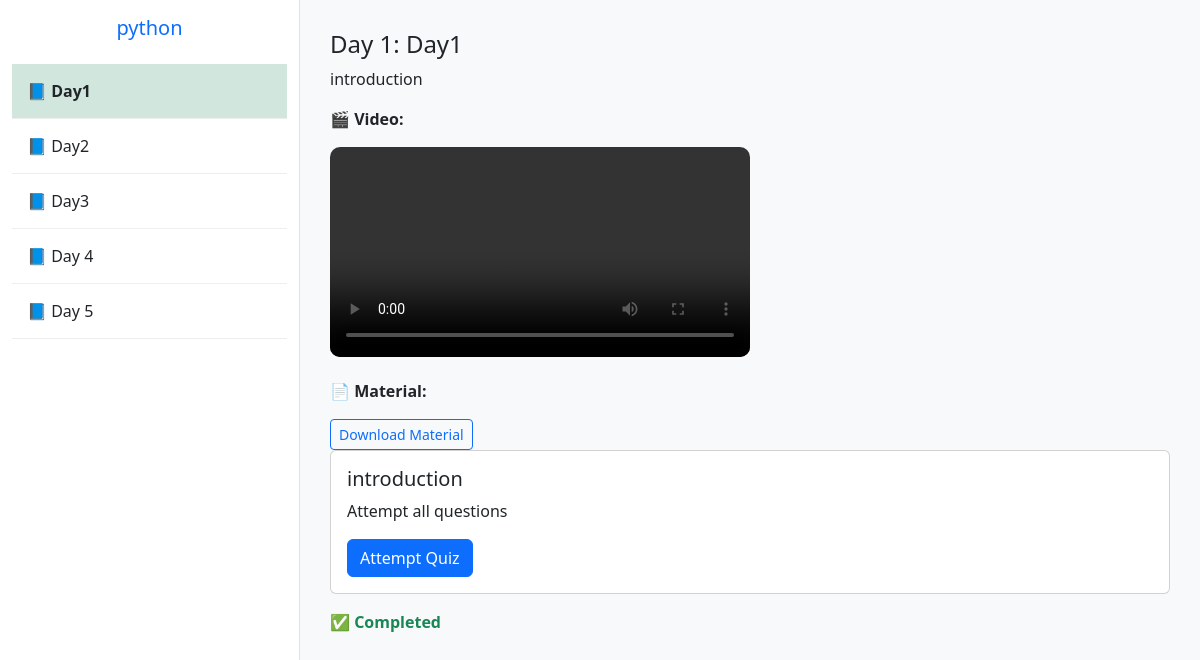
The app's page /course/26/ (signed in), older data.
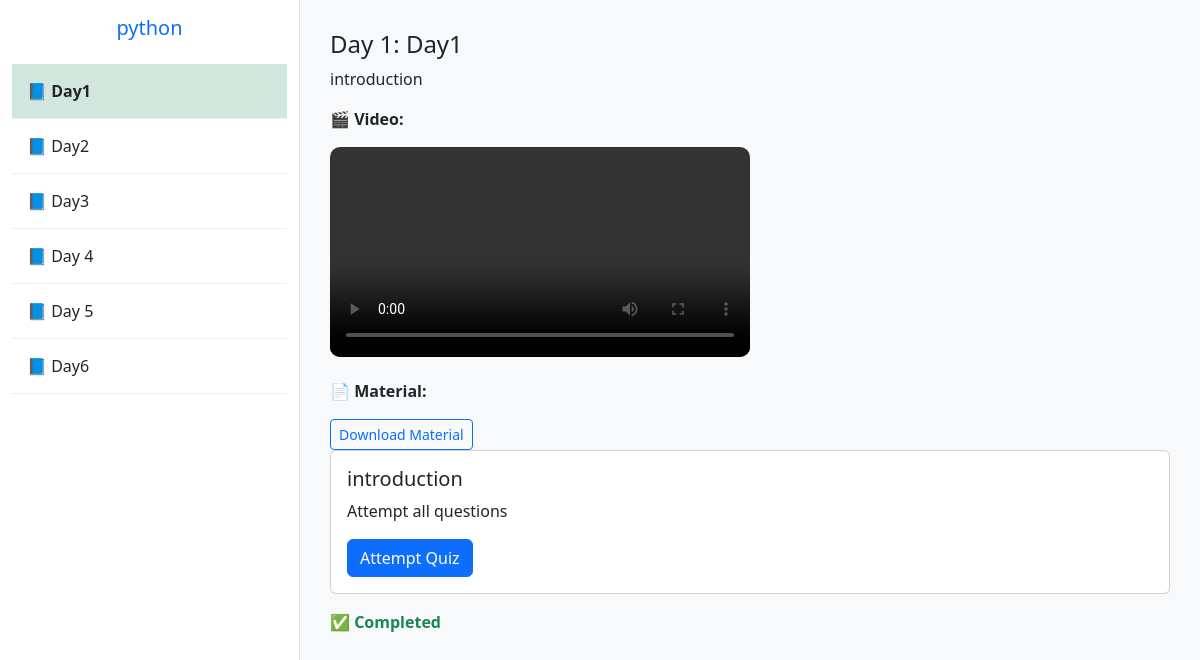
The same page, newer data.
### lms/models.py (models this page shows, shortened)
class CourseContent(models.Model):
    course = models.ForeignKey(Course, on_delete=models.CASCADE)
    title = models.CharField(max_length=255)  # e.g. "Day 1"
    video = models.FileField(upload_to='videos/',max_length=255, blank=True, null=True)
    material = models.FileField(upload_to='materials/',max_length=255, blank=True, null=True)
    description = models.TextField(blank=True)

class Quiz(models.Model):
    course_content = models.ForeignKey('CourseContent', on_delete=models.CASCADE, related_name='quizzes',null=True, blank=True)
    title = models.CharField(max_length=255)
    description = models.TextField()
    marks = models.IntegerField(default=1)  # Ensure this field exists in your model
    time_limit = models.IntegerField(default=10)

### lms/views.py (the view)
# urls.py: path('course/<int:course_id>/', view_course, name='view_course'),
@login_required
def view_course(request, course_id):
    course = get_object_or_404(Course, id=course_id)
    content = course.coursecontent_set.all().order_by('id')
    is_enrolled = False
    enrollment = None
    student_progress = {}
    if hasattr(request.user, 'student'):
        enrollment = Enrollment.objects.filter(student=request.user, course=course).first()
        is_enrolled = enrollment is not None
        if enrollment:
            for item in content:
                student_progress[item.id] = item.studentcourseprogress_set.filter(enrollment=enrollment, is_completed=True).exists()
    return render(request, 'view_course.html', {
        'course': course,
        'content': content,
        'is_enrolled': is_enrolled,
        'enrollment': enrollment,
        'student_progress': student_progress,
    })

### lms/templatetags/custom_filters.py (called while the page is built)
@register.filter
def get_item(dictionary, key):
    return dictionary.get(key)

### lms/templates/view_course.html (shortened to what this page needs)
{% load custom_filters %}
{% load static %}
<!DOCTYPE html>
<html lang="en">
<head>
  <link href="https://cdn.jsdelivr.net/npm/bootstrap@5.3.0/dist/css/bootstrap.min.css" rel="stylesheet">
</head>
<body>
  <div class="container-fluid">
    <div class="row">
      <div class="col-md-3 sidebar bg-white">
        <h5 class="p-3 text-center text-primary">{{ course.title }}</h5>
        {% for item in content %}
          <div class="sidebar-item" data-index="{{ forloop.counter0 }}">
            📘 {{ item.title }}
          </div>
        {% endfor %}
      </div>
      <div class="col-md-9 content-section">
        {% for item in content %}
        <div class="day-content" id="dayContent{{ forloop.counter0 }}" style="display: none;">
          <h4>Day {{ forloop.counter }}: {{ item.title }}</h4>
          <p>{{ item.description }}</p>
          {% if item.video %}
            <p><strong>🎬 Video:</strong></p>
            <video width="50%" controls class="mb-3">
              <source src="{{ item.video.url }}" type="video/mp4">
            </video>
          {% endif %}
          {% if item.material %}
            <p><strong>📄 Material:</strong></p>
            <a href="{{ item.material.url }}" class="btn btn-outline-primary btn-sm" download>Download Material</a>
          {% endif %}
          {% for quiz in item.quizzes.all %}
          <div class="card mb-3">
              <div class="card-body">
                  <h5 class="card-title">{{ quiz.title }}</h5>
                  <p class="card-text">{{ quiz.description }}</p>
                  <a href="{% url 'attempt_quiz' quiz.id %}" class="btn btn-primary">Attempt Quiz</a>
              </div>
          </div>
        {% endfor %}
     {% if enrollment %}
     {% with progress=student_progress|get_item:item.id %}
    {% if progress %}
      <p class="text-success mt-3"><strong>✅ Completed</strong></p>
    {% else %}
      <form method="POST" action="{% url 'mark_as_complete' item.id %}">
        {% csrf_token %}
        <input type="hidden" name="mark_as_complete" value="true">
        <button type="submit" class="btn btn-success mt-3">✅ Mark as Complete</button>
      </form>
    {% endif %}
  {% endwith %}
{% endif %}
        </div>
        {% endfor %}
      </div>
    </div>
  </div>
</body>
</html>

Row changes from the older to the newer data that the page shows:
added CourseContent: title "Day6", shown under "python"
